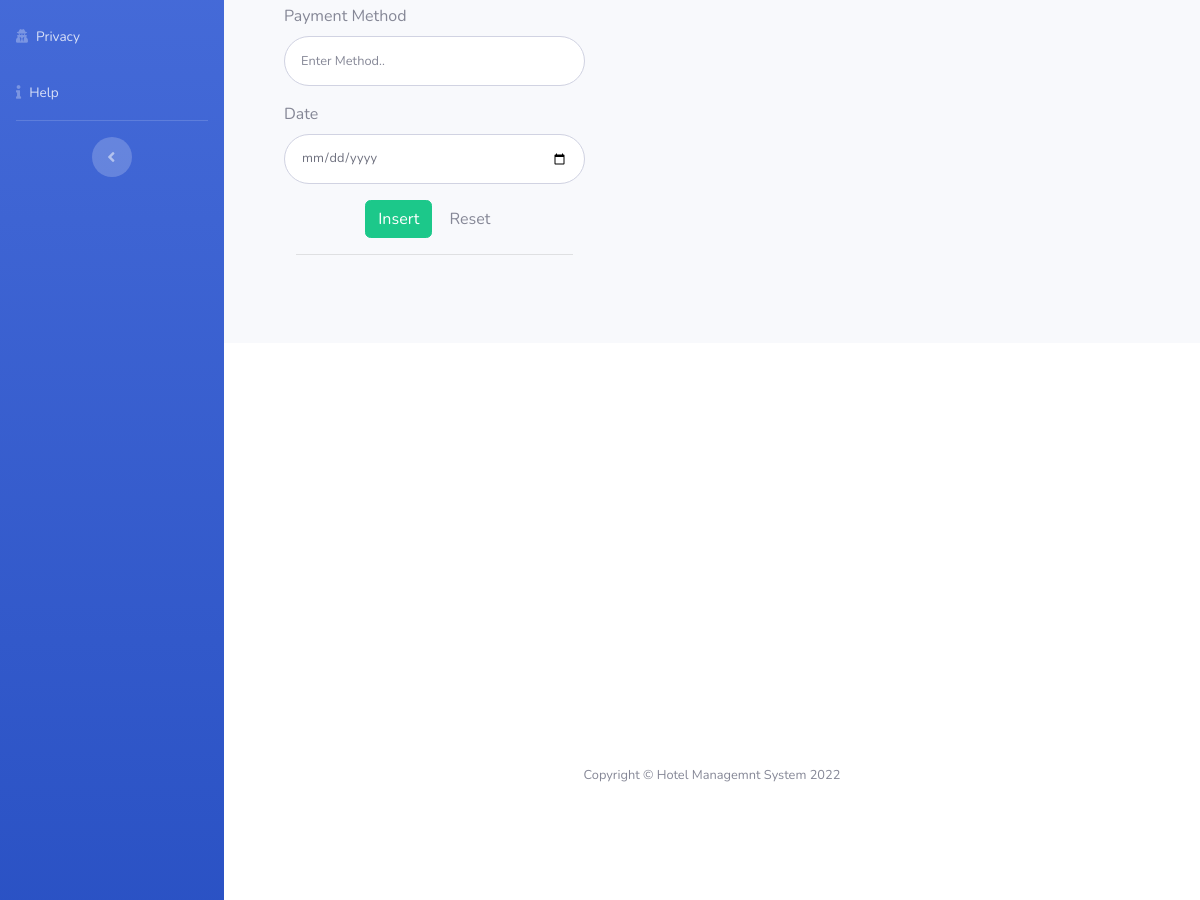
The page /pages/expense.php (middle part) on the database as committed earlier.
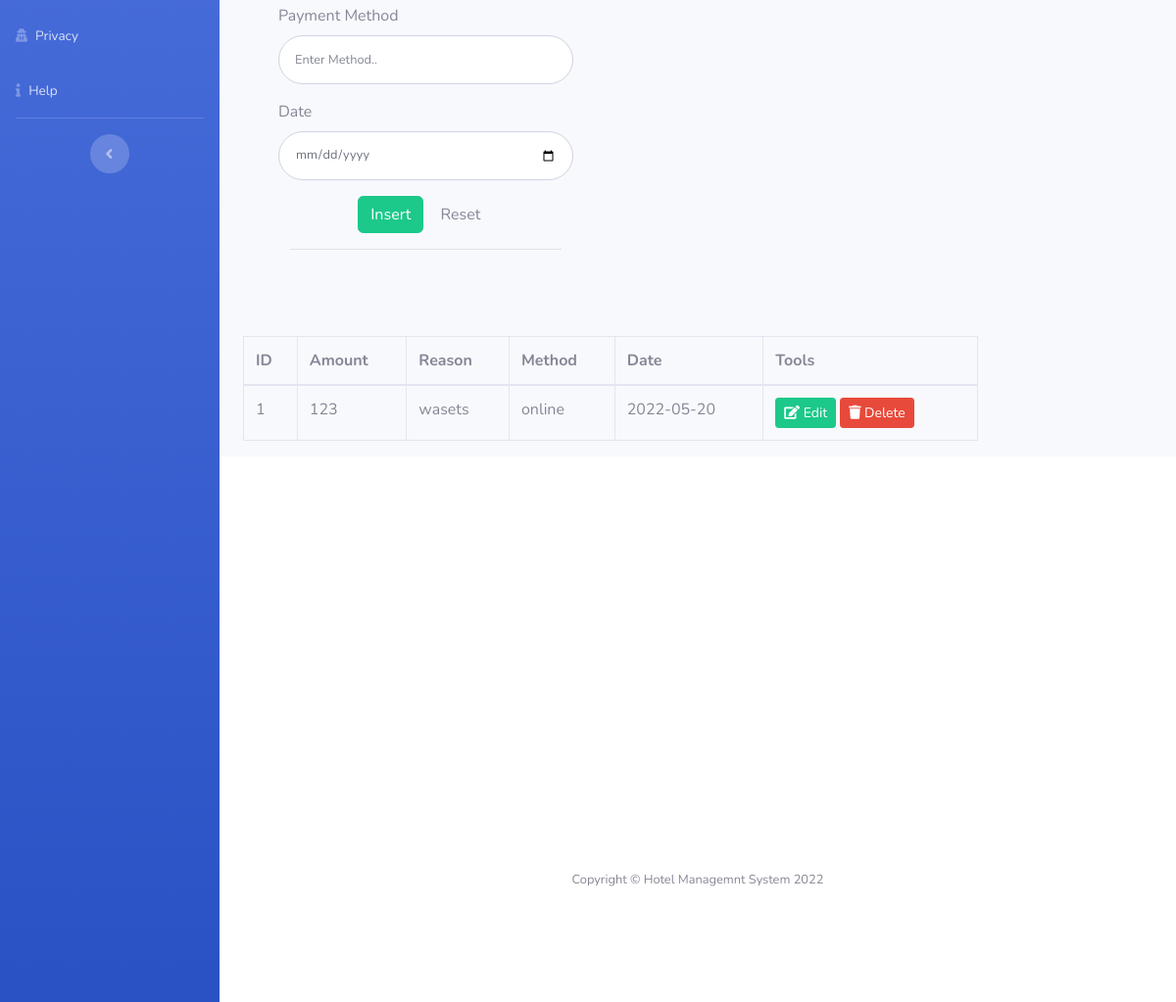
The same page on the database as committed later.
### tables this page shows
CREATE TABLE `expense` (
  `id` int(11) NOT NULL,
  `eid` int(11) NOT NULL,
  `eamout` varchar(20) NOT NULL,
  `ereason` varchar(255) NOT NULL,
  `epay` varchar(255) NOT NULL,
  `edate` date NOT NULL
);

### pages/modal/expense_read.php (called while the page is built)
<?php
include "/xampp/htdocs/systemhotel/controller/config.php";
$sql = "SELECT * FROM expense ORDER BY id DESC";
$result = mysqli_query($connection, $sql);

### pages/expense.php (the view, shortened to what this page needs)
<?php
include('../includes/header.php');
include('../includes/navbar1.php');
include "/xampp/htdocs/systemhotel/pages/modal/expense_read.php";
?>
<div class="container-fluid">
    <div class="row">
        <div class="col-lg-5">
            <div class="p-5">
                <div class="text-center">
                    <form class="user" action="modal/expense_create.php" method="POST">
                        <div class="form-group">
                            <div class="row">
                                <label for="epay" > Payment Method </label>
                                <input type="text" name="epay" class="form-control form-control-user" placeholder="Enter Method.." value="<?php if(isset($_GET['epay'])) echo($_GET['epay']); ?>" required>
                            </div>
                        </div>
                        <div class="form-group">
                            <div class="row">
                                <label for="edate" > Date </label>
                                <input type="date" name="edate" class="form-control form-control-user" placeholder="Enter Date.." value="<?php if(isset($_GET['edate'])) echo($_GET['edate']); ?>" required>
                            </div>
                        </div>
                        <button type="submit" name="einsertbtn" class="btn btn-success btn-flat"> Insert</button>
                        <button type="reset" class="btn btn-default btn-flat " data-dismiss="modal">Reset</button>
                         <hr>
                    </form>
                </div>
            </div>
        </div>
        <img src="../images/Wavy_Tech-04_Single-01.jpg" width="50%">
    </div>
      <div class="col-xs-12">
        <div class="box">
          <div class="box-body">
            <?php if (mysqli_num_rows($result)) { ?>
            <table class="table table-bordered" id="example">
              <thead>
                <th>ID</th>
                <th>Amount</th>
                <th>Reason</th>
                <th>Method</th>
                <th>Date</th>
                <th>Tools</th>
              </thead>
              <tbody>
              <?php
			  	      while($rows = mysqli_fetch_assoc($result)){
			  	    ?>
                <tr>
                  <td><?=$rows['eid'];?></td>
                  <td><?php echo $rows['eamout']; ?></td>
                  <td><?php echo $rows['ereason']; ?></td>
                  <td><?php echo $rows['epay']; ?></td>
                  <td><?php echo $rows['edate']; ?></td>
                  <td>
                    <a href="expense-update.php?id=<?=$rows['id']?>" class="btn btn-success btn-sm btn-flat edit"><i class='fa fa-edit'></i> Edit</a></button>
                    <a href="modal/expense_delete.php?id=<?=$rows['id']?>"  class="btn btn-danger btn-sm btn-flat delete"><i class='fa fa-trash'></i> Delete</a></button>
                  </td>
                </tr>
                <?php } ?>
              </tbody>
            </table>
            <?php } ?>
          </div>
        </div>
      </div>
</div>
<?php
include('../includes/footer.php');
?>

Rows that differ between the two databases and show on the page:
added expense: eid "1", eamout "123", ereason "wasets", epay "online", edate "2022-05-20"
Other text that changed with them:
text now shown: "ID Amount Reason Method Date Tools"
